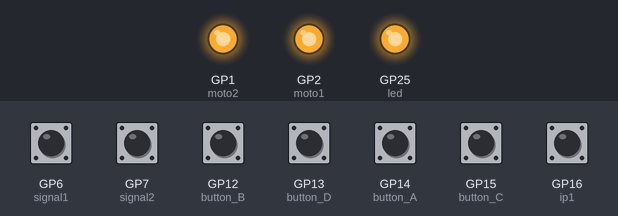
Simulated run of this program. Board: Raspberry Pi Pico running MicroPython. Shown: output pins drawn as LEDs (lit = HIGH). Inputs (shaded band) come from the test bench; at power-on: GP6 (signal1), GP7 (signal2) HIGH, GP12 (button_B), GP13 (button_D), GP14 (button_A), GP15 (button_C), GP16 (ip1) LOW. What the program prints to the serial console is not drawn.

Above: at 1.2 s.
1.3 s: GP16 (ip1) pulled HIGH for 0.15 s
4.3 s: GP7 (signal2) pulled LOW for 0.15 s
5.9 s: GP13 (button_D) pulled HIGH for 1 s
At 6.05 s:
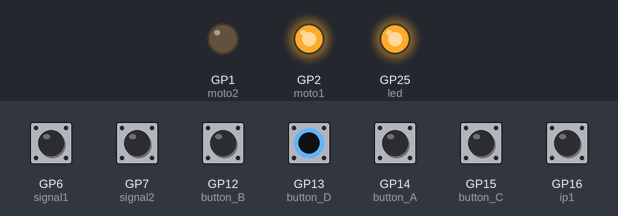
8.9 s: GP14 (button_A) pulled HIGH for 0.15 s
At 10.1 s:
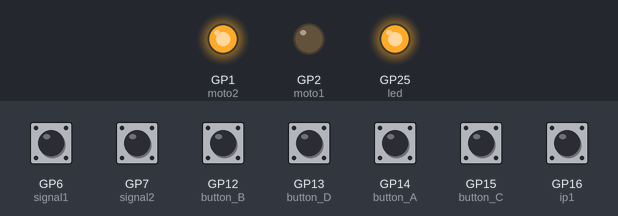
10.8 s: GP15 (button_C) pulled HIGH for 0.15 s
At 11.7 s:
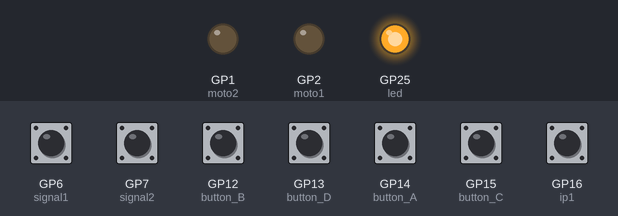
12.7 s: GP12 (button_B) pulled HIGH for 0.15 s
At 14.0 s:
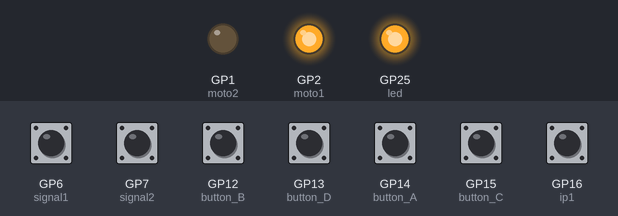
Timing chart, 0 to 15.3 s (numbered marks = the images above; inputs shaded):
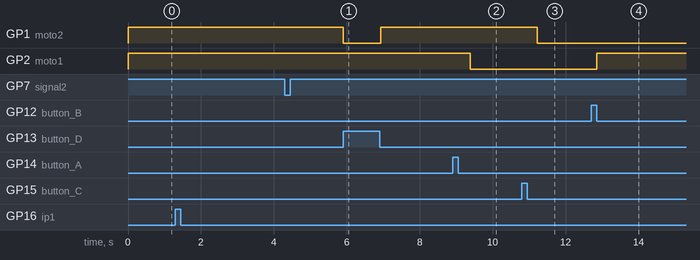

Measured:
- after the input at 4.3 s, every drawn part: stays the same
- after the input at 5.9 s, GP1 (moto2): HIGH → LOW at once, → HIGH 1.0 s later
- after the input at 8.9 s, GP2 (moto1): HIGH → LOW after 0.49 s
- after the input at 10.8 s, GP1 (moto2): HIGH → LOW after 0.43 s
- after the input at 12.7 s, GP2 (moto1): LOW → HIGH after 0.15 s

The program:

main.py
```python
from machine import Pin,Timer
import time
led=Pin(25,Pin.OUT)
button_A=Pin(14,Pin.IN,Pin.PULL_DOWN)
button_B=Pin(12,Pin.IN,Pin.PULL_DOWN)
button_C=Pin(15,Pin.IN,Pin.PULL_DOWN)
button_D=Pin(13,Pin.IN,Pin.PULL_DOWN)
moto1=Pin(2,Pin.OUT)
moto2=Pin(1,Pin.OUT)
# moto1=Pin(2,Pin.OUT)
# em2=Pin(3,Pin.OUT)
signal1=Pin(6,Pin.IN,Pin.PULL_UP)
signal2=Pin(7,Pin.IN,Pin.PULL_UP)
ip1=Pin(16,Pin.IN,Pin.PULL_DOWN)
ip2=Pin(17,Pin.IN,Pin.PULL_DOWN)
def shutdown_1(ip1):
    global req1
    if not req1:
        print('recv req1')
        req1+=1
        moto1.value(1)
        time.sleep(0.1)

def shutdown_2(signal1):
    print('中断1触发')
    global req2
    req2+=1
    print('触发了',req2,'次')
    moto1.value(1)
def shutdown_3(ip2):
    global req3
    if not req3:
        print('recv req3')
        req3+=1
        moto2.value(1)
        time.sleep(0.1)

def shutdown_4(signal2):
    print('中断2触发')
    global req4
    req4+=1
    print('触发了',req4,'次')
    moto2.value(1)

if __name__=='__main__':
    led.value(1)
    moto1.value(1)
    moto2.value(1)
    main_cnt=0
    old_key1=0
    old_key2=0
    start_mode=0
    global req1,req2,req3,req4
    req1=0
    req2=0
    req3=0
    req4=0

    while True:
        #ip1.irq(shutdown_1, Pin.IRQ_RISING)
        #ip2.irq(shutdown_3, Pin.IRQ_RISING)
        signal1.irq(shutdown_2, Pin.IRQ_FALLING)
        signal2.irq(shutdown_4, Pin.IRQ_FALLING)
        main_cnt+=1
        time.sleep(0.001)
        if main_cnt%300==0:
            key1=button_A.value()*10+button_B.value()
            if key1!=old_key1:
                print('old_key1=',old_key1)
            if key1==0 and old_key1==10:
               print("A")
               moto1.value(0)
               main_cnt=0
               start_mode=1
               #time.sleep(0.02)
            old_key1=key1
            key2=button_C.value()*10+button_D.value()
            if key2!=old_key2:
                print('old_key2=',old_key2,'\r\n key2=',key2)
            if key2==0 and old_key2==10:
               print("C")
               moto2.value(0)
               main_cnt=0
               start_mode=3
               #time.sleep(0.02)
            old_key2=key2
        if button_B.value():

            moto1.value(0)
            time.sleep(0.05)
            moto1.value(1)
            start_mode=2
            #print('old_key=',old_key)
            #print("-")

        if button_D.value():
            #print("D")
            moto2.value(0)
            time.sleep(0.05)
            moto2.value(1)
            start_mode=4
            #print('old_key=',old_key)
            #print("-")
        '''
        if ip2.value()==1:
            req3=0
            print("recv ip2")

            if not moto2.value():
                moto2.value(1)


            while True:

                req2=0
                moto2.value(0)
                time.sleep(0.005)
                moto2.value(1)
                time.sleep(0.4)


                if req2:
                    print('中断触发了',req2,'次')
                    req2=0
                    req3=0
                    break
                '''

        if signal1.value()==0 and start_mode==2:
            moto1.value(1)
        #if button_C.value()==1:
        if ip1.value()==1:
            req1=0
            print("recv ip1")
            if not moto1.value():
                moto1.value(1)
                '''
        if ip.value()==1 and not moto1.value():
            print("rcv")
            moto1.value(1)
                '''
            while True:
                req4=0
                moto1.value(0)
                time.sleep(0.005)
                moto1.value(1)
                time.sleep(0.4)
                if req4:
                    print('中断触发了',req4,'次')
                    req4=0
                    req1=0
                    break
                '''
                if signal.value()==0 :
                    t=0
                    print('stop')
                    moto1.value(1)
                    break
                '''
       # if signal2.value()==0 and start_mode==4:
           # moto1.value(1)
```
